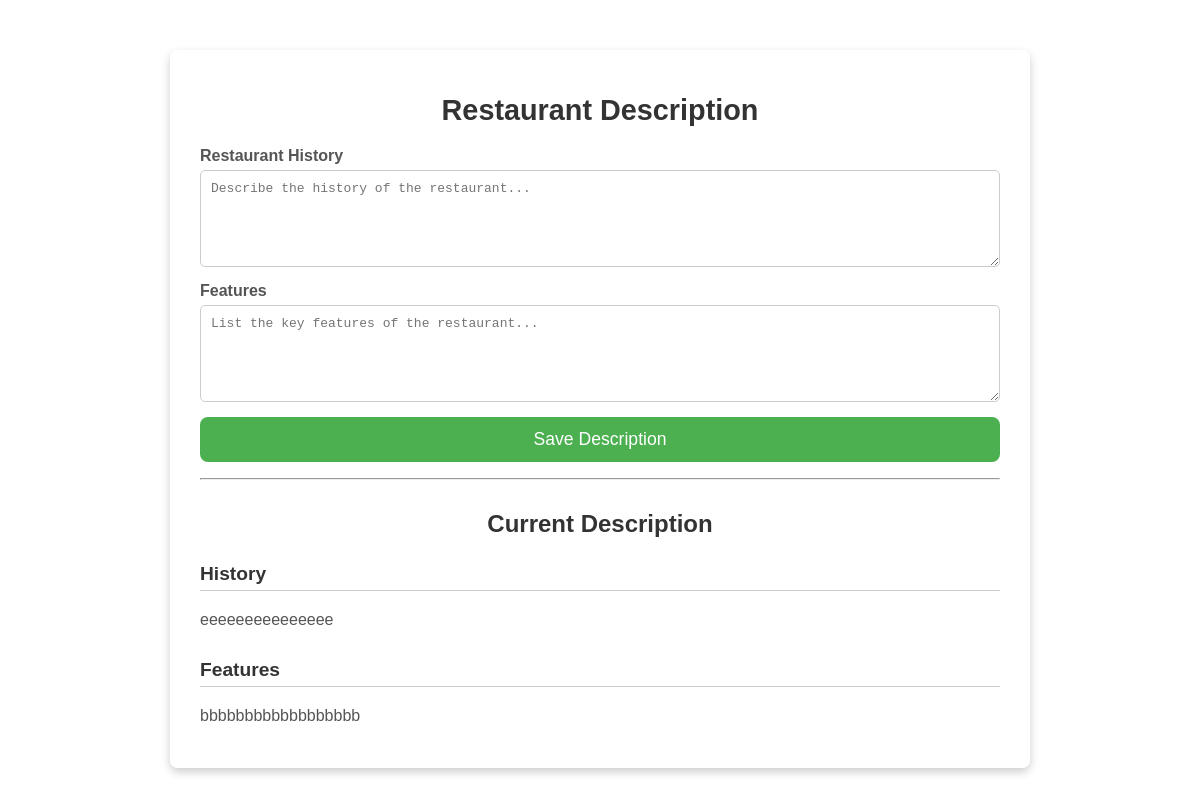
The page /manage_resort_description (signed in) on the database its author committed.
### SportComApp/models.py (models this page shows)
class ResortDescriptionTable(models.Model):
    RESORT = models.ForeignKey(ResortTable, on_delete=models.CASCADE)
    History = models.CharField(max_length=500, blank=True, null=True)
    Features = models.CharField(max_length=500, null=True, blank=True)
    is_active = models.BooleanField(default=True)
    created_at = models.DateTimeField(auto_now_add=True, null=True, blank=True)
    updated_at = models.DateTimeField(auto_now_add=True, null=True, blank=True)

### SportComApp/views.py (the view, shortened to what this page needs)
# urls.py: path('manage_resort_description', ManageResortDescription.as_view(), name="manage_resort_description"),
class ManageResortDescription(View):
    def get(self, request):
        try:
            obj = ResortDescriptionTable.objects.get(RESORT__LOGIN_id=request.session['login_id'])
            return render(request, "RESORT/manage_description.html", {'description': obj})
        except:
            return render(request, "RESORT/manage_description.html")

### templates/RESORT/manage_description.html (shortened to what this page needs)
{% load static %}
<html lang="en">
<head>
    <link rel="stylesheet" href="{% static 'styles/styles.css' %}">
</head>
<body>
<div class="description-container">
    <h2>Restaurant Description</h2>
    <form action="#" method="post" class="description-form">
        <div class="form-group">
            <label for="history">Restaurant History</label>
            <textarea id="history" name="History" rows="5" placeholder="Describe the history of the restaurant..." required></textarea>
        </div>
        <div class="form-group">
            <label for="features">Features</label>
            <textarea id="features" name="Features" rows="5" placeholder="List the key features of the restaurant..." required></textarea>
        </div>
        <button type="submit" class="submit-btn">Save Description</button>
    </form>
    <hr>
    <div class="current-description">
        <h3>Current Description</h3>
        <div class="description-section">
            <h4>History</h4>
            <p>{{ description.History }}</p>
        </div>
        <div class="description-section">
            <h4>Features</h4>
            <p>{{ description.Features }}</p>
        </div>
    </div>
</div>
</body>
</html>

### static/styles/styles.css (style rules this page uses)
h2 { text-align: center; color: #333; font-size: 1.8em; margin-bottom: 20px; }
.form-group { margin-bottom: 15px; }
label { display: block; margin-bottom: 5px; font-weight: bold; color: #555; }
.submit-btn { width: 100%; padding: 12px; background-color: #4CAF50; color: white; border: none; border-radius: 8px; font-size: 1.1em; cursor: pointer; transition: background-color 0.3s ease; }
.description-container { margin: 50px auto; width: 90%; max-width: 800px; background-color: rgba(255, 255, 255, 0.9); padding: 20px 30px; border-radius: 8px; box-shadow: 0px 4px 10px rgba(0, 0, 0, 0.2); }
.description-container h2 { text-align: center; color: #333; font-size: 1.8em; margin-bottom: 20px; }
.description-form .form-group { margin-bottom: 15px; }
.description-form label { display: block; margin-bottom: 5px; font-weight: bold; color: #555; }
.description-form textarea { width: 100%; padding: 10px; border: 1px solid #ccc; border-radius: 5px; font-size: 1em; resize: vertical; }
.current-description { margin-top: 30px; }
.current-description h3 { font-size: 1.5em; color: #333; text-align: center; margin-bottom: 15px; }
.description-section { margin-bottom: 20px; }
.description-section h4 { font-size: 1.2em; color: #333; margin-bottom: 5px; border-bottom: 1px solid #ccc; padding-bottom: 5px; }
.description-section p { font-size: 1em; color: #555; line-height: 1.6; }

### rows shown on the page
ResortDescriptionTable: History "eeeeeeeeeeeeeee", Features "bbbbbbbbbbbbbbbbbb"
